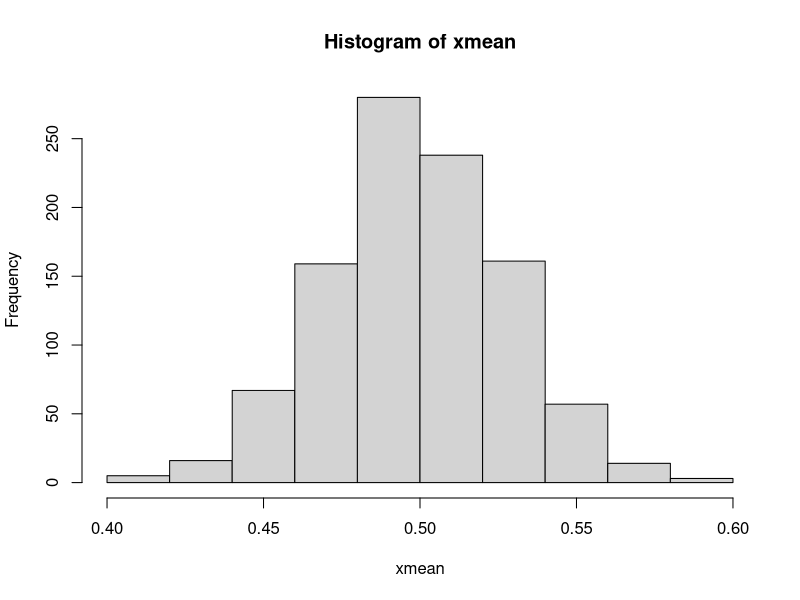
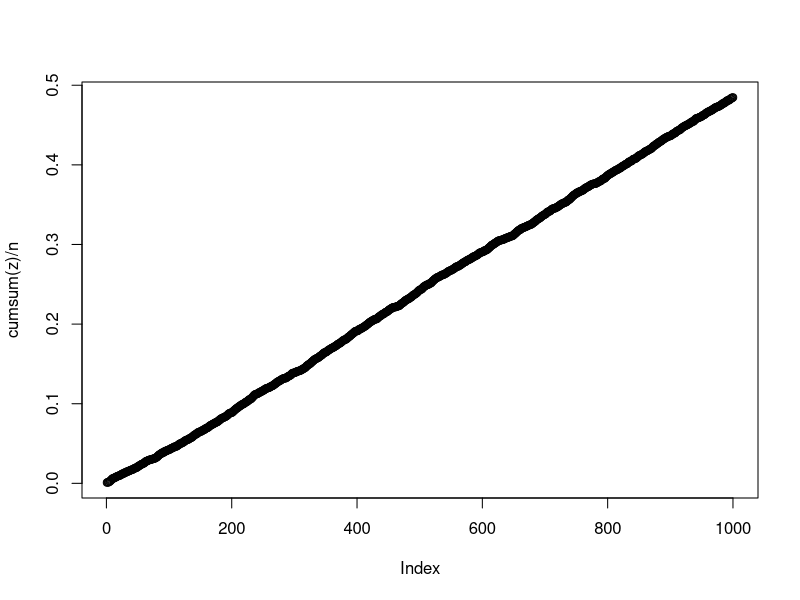
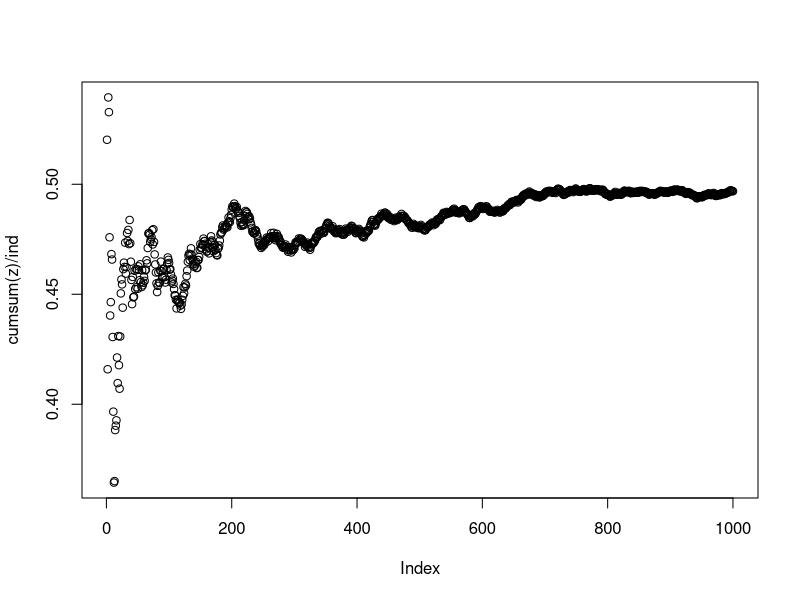

These figures' R source, in order:
# my code
n <- 0:10
Rmat <- rbind(0.5^n, 0.5^(n-1), 0.5^(n-2) )
Rmat

# Teacher's code
n <- 10
M1 <- matrix(rep(0:(n-1), each=n), n, n) # replicate from zero to 9
M2 <- matrix(rep(0:(n-1),n), n, n)
0.5^abs(M1 - M2)


#the apply function 
x <- matrix(1:6, nrow=2, ncol=3)
apply(x, 1, mean) # apply on the row part and computing the mean for each row
apply(x, 2, mean) # apply on each column, ie calculating the mean on each column

# question for "apply" function
sample <- runif(n=100, 0, 1)
mean(sample)

# teacher's code
n <- 100
s <- 1000
mean(runif(n))
x <- matrix(runif(n*s), nrow=n, ncol=s)
xmean <- apply(x, 2, mean)
hist(xmean)


# Build function

x <- c(2, -3, 0, 8)
y <- c(1, 5, 2, 0)
sum_x <- sum(x)
csum_x <- cumsum(x)
xmax <- max(x)
pmax(x, y) # compare between x and y and take the max, pairwise max

# practice question
n <- 1000
z <- runif(n)
plot(cumsum(z)/n)

#teacher's code
n <- 1000
z <- runif(n)
ind <- 1:n
cbind(cumsum(z), 1:n)
plot(cumsum(z)/ind)


# write your own function
final <- function(x){
  homework <- x[1]
  exam <- x[2]
  project <- x[3]
  final <- homework*0.2 + exam*0.5 + project*0.3
  return(final)
}

final(c(50,30,10))
scores <- matrix(runif(100*3, 50, 100), 100, 3)
scores
apply(scores, 1, final)
